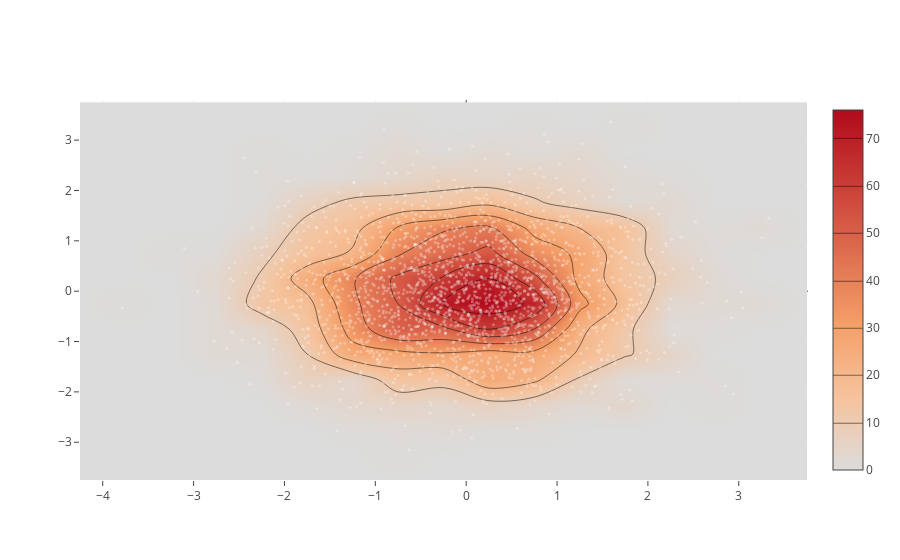

The code cell stored with this chart in its notebook:
### Code cell
x = np.random.randn(2000)
y = np.random.randn(2000)
iplot([go.Histogram2dContour(x=x, y=y, contours=dict(coloring='heatmap')),
       go.Scatter(x=x, y=y, mode='markers', marker=dict(color='white', size=3, opacity=0.3))], show_link=False)

### Figure 1 — Plotly figure (JSON) as saved in the notebook; plotly's stock layout.template omitted (floating-point values rounded to 4 significant figures; data arrays with more than 128 entries replaced by an {"elided": "..."} marker saying what was removed)
{"data": [{"contours": {"coloring": "heatmap"}, "type": "histogram2dcontour", "uid": "59e4e53e-0daa-11e9-9d60-7e00e4586f01", "x": {"elided": "2000 float values"}, "y": {"elided": "2000 float values"}}, {"marker": {"color": "white", "opacity": 0.3, "size": 3}, "mode": "markers", "type": "scatter", "uid": "59e4e70a-0daa-11e9-8d89-7e00e4586f01", "x": {"elided": "2000 float values"}, "y": {"elided": "2000 float values"}}], "layout": {}}
